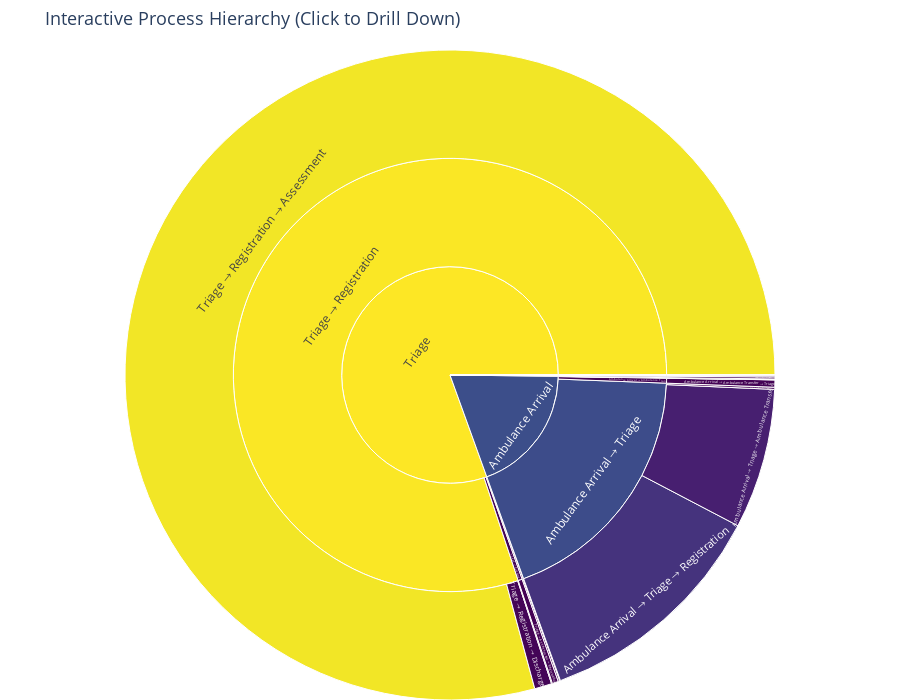

Source (notebook cell):
### Code cell
# Example 2: Display Interactive Sunburst Chart
# Click on any segment to drill down into that specific path
fig_sunburst = create_interactive_sunburst_dfg(
    event_log,
    max_depth=4,
    title="Interactive Process Hierarchy (Click to Drill Down)"
)
fig_sunburst.show()

### Figure 1 — Plotly figure (JSON) as saved in the notebook; plotly's stock layout.template omitted (floating-point values rounded to 4 significant figures)
{"data": [{"branchvalues": "total", "hovertemplate": "<b>%{label}</b><br>Cases: %{value:,}<br><extra></extra>", "labels": ["Discharge", "Triage", "Ambulance Arrival", "Assessment", "Left ED", "Registration", "Ambulance Transfer", "Discharge → Left ED", "Triage → Registration", "Ambulance Arrival → Triage", "Assessment → Triage", "Triage → Assessment", "Ambulance Arrival → Registration", "Left ED → Triage", "Ambulance Arrival → Ambulance Transfer", "Registration → Triage", "Triage → Ambulance Arrival", "Ambulance Transfer → Ambulance Arrival", "Triage → Ambulance Transfer", "Registration → Discharge", "Ambulance Arrival → Assessment", "Discharge → Left ED → Triage", "Triage → Registration → Discharge", "Ambulance Arrival → Triage → Ambulance Transfer", "Triage → Registration → Assessment", "Ambulance Arrival → Triage → Registration", "Assessment → Triage → Registration", "Triage → Assessment → Registration", "Triage → Registration → Consult Request", "Ambulance Arrival → Registration → Triage", "Left ED → Triage → Registration", "Ambulance Arrival → Ambulance Transfer → Triage", "Registration → Triage → Assessment", "Triage → Ambulance Arrival → Registration", "Ambulance Transfer → Ambulance Arrival → Triage", "Triage → Ambulance Transfer → Ambulance Arrival", "Ambulance Arrival → Triage → Assessment", "Triage → Ambulance Arrival → Ambulance Transfer", "Registration → Discharge → Left ED", "Registration → Triage → Discharge", "Ambulance Arrival → Ambulance Transfer → Assessment", "Ambulance Arrival → Assessment → Triage"], "marker": {"colorscale": [[0, "#440154"], [0.1111, "#482878"], [0.2222, "#3e4989"], [0.3333, "#31688e"], [0.4444, "#26828e"], [0.5556, "#1f9e89"], [0.6667, "#35b779"], [0.7778, "#6ece58"], [0.8889, "#b5de2b"], [1, "#fde725"]]}, "parents": ["", "", "", "", "", "", "", "Discharge", "Triage", "Ambulance Arrival", "Assessment", "Triage", "Ambulance Arrival", "Left ED", "Ambulance Arrival", "Registration", "Triage", "Ambulance Transfer", "Triage", "Registration", "Ambulance Arrival", "Discharge → Left ED", "Triage → Registration", "Ambulance Arrival → Triage", "Triage → Registration", "Ambulance Arrival → Triage", "Assessment → Triage", "Triage → Assessment", "Triage → Registration", "Ambulance Arrival → Registration", "Left ED → Triage", "Ambulance Arrival → Ambulance Transfer", "Registration → Triage", "Triage → Ambulance Arrival", "Ambulance Transfer → Ambulance Arrival", "Triage → Ambulance Transfer", "Ambulance Arrival → Triage", "Triage → Ambulance Arrival", "Registration → Discharge", "Registration → Triage", "Ambulance Arrival → Ambulance Transfer", "Ambulance Arrival → Assessment"], "type": "sunburst", "values": [1, 12892, 3088, 16, 1, 4, 9, 1, 12825, 3023, 16, 49, 5, 1, 59, 3, 16, 9, 2, 1, 1, 1, 137, 1116, 12681, 1890, 16, 49, 7, 5, 1, 58, 2, 13, 9, 2, 17, 3, 1, 1, 1, 1]}], "layout": {"height": 700, "margin": {"b": 0, "l": 0, "r": 0, "t": 50}, "title": {"font": {"size": 18}, "text": "Interactive Process Hierarchy (Click to Drill Down)"}}}
